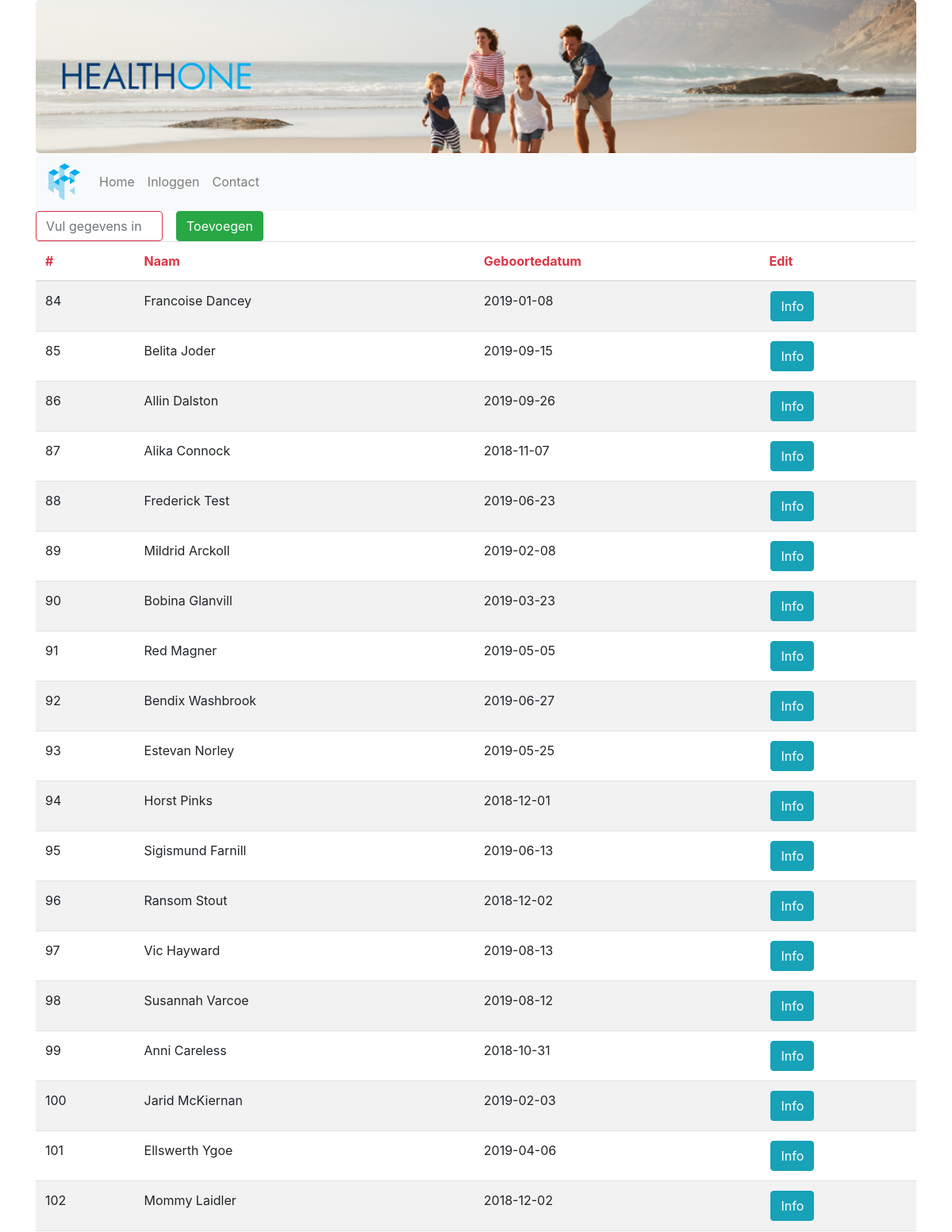
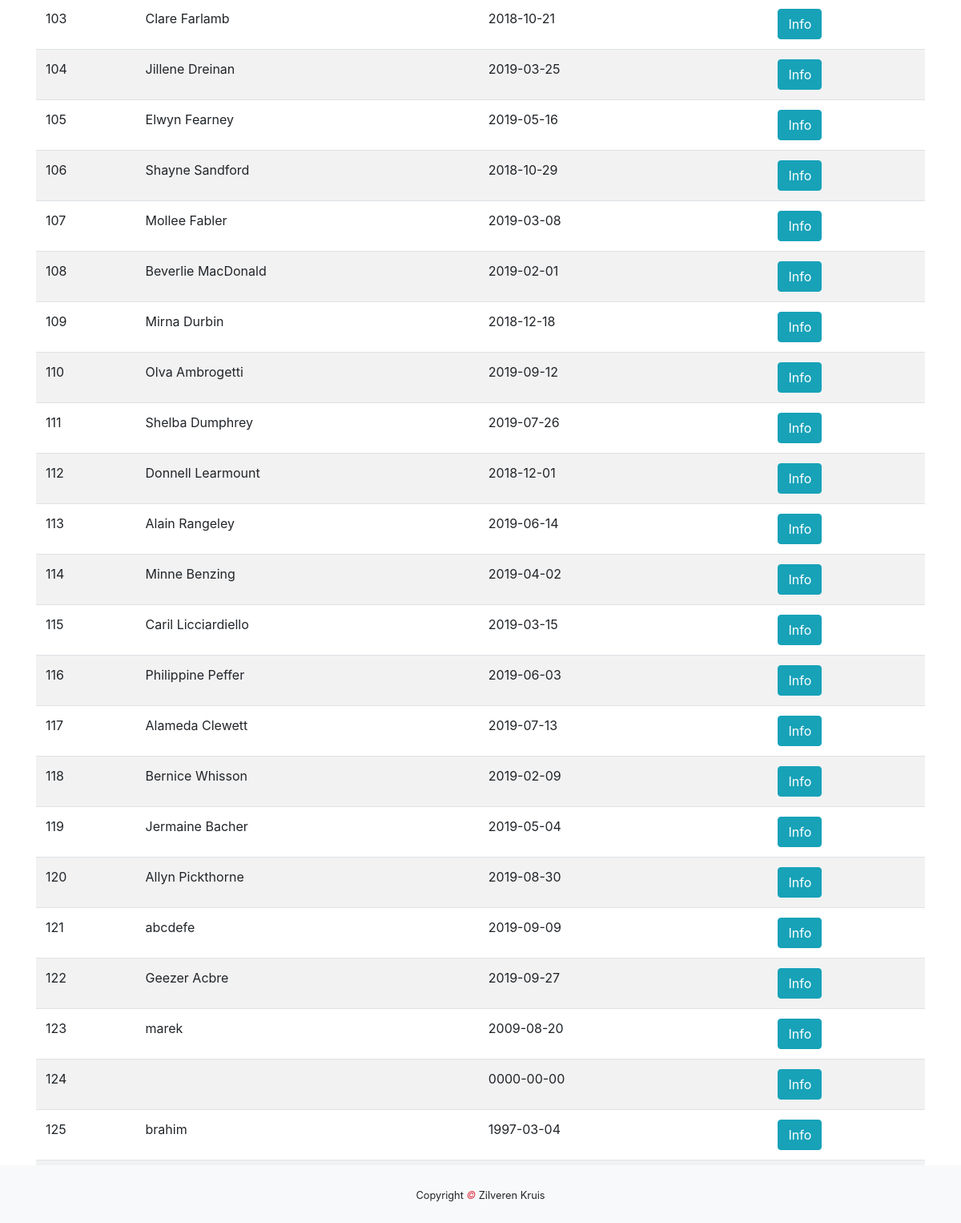
The page /huisarts/patienten.php on the database as committed earlier (2 pictures, top to bottom).
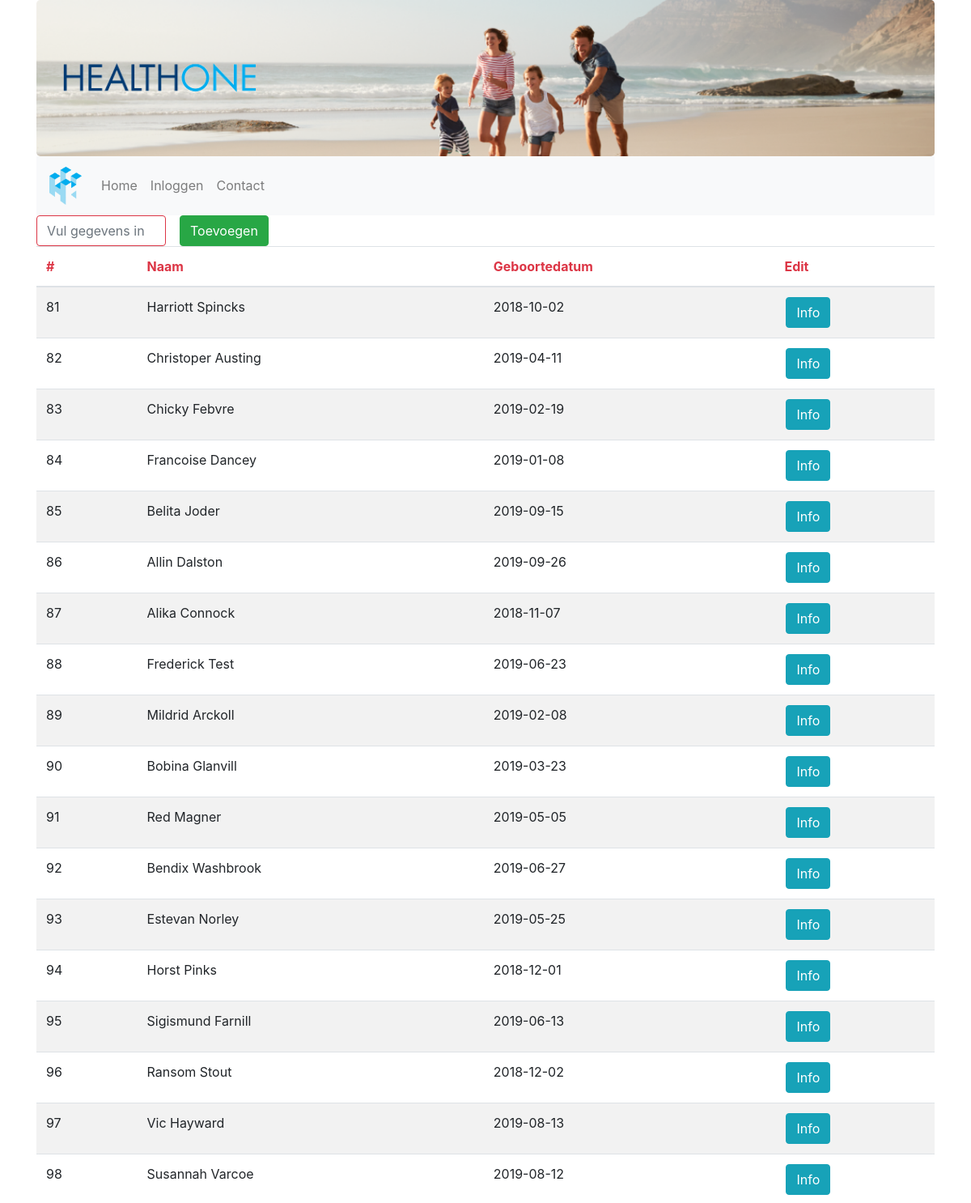
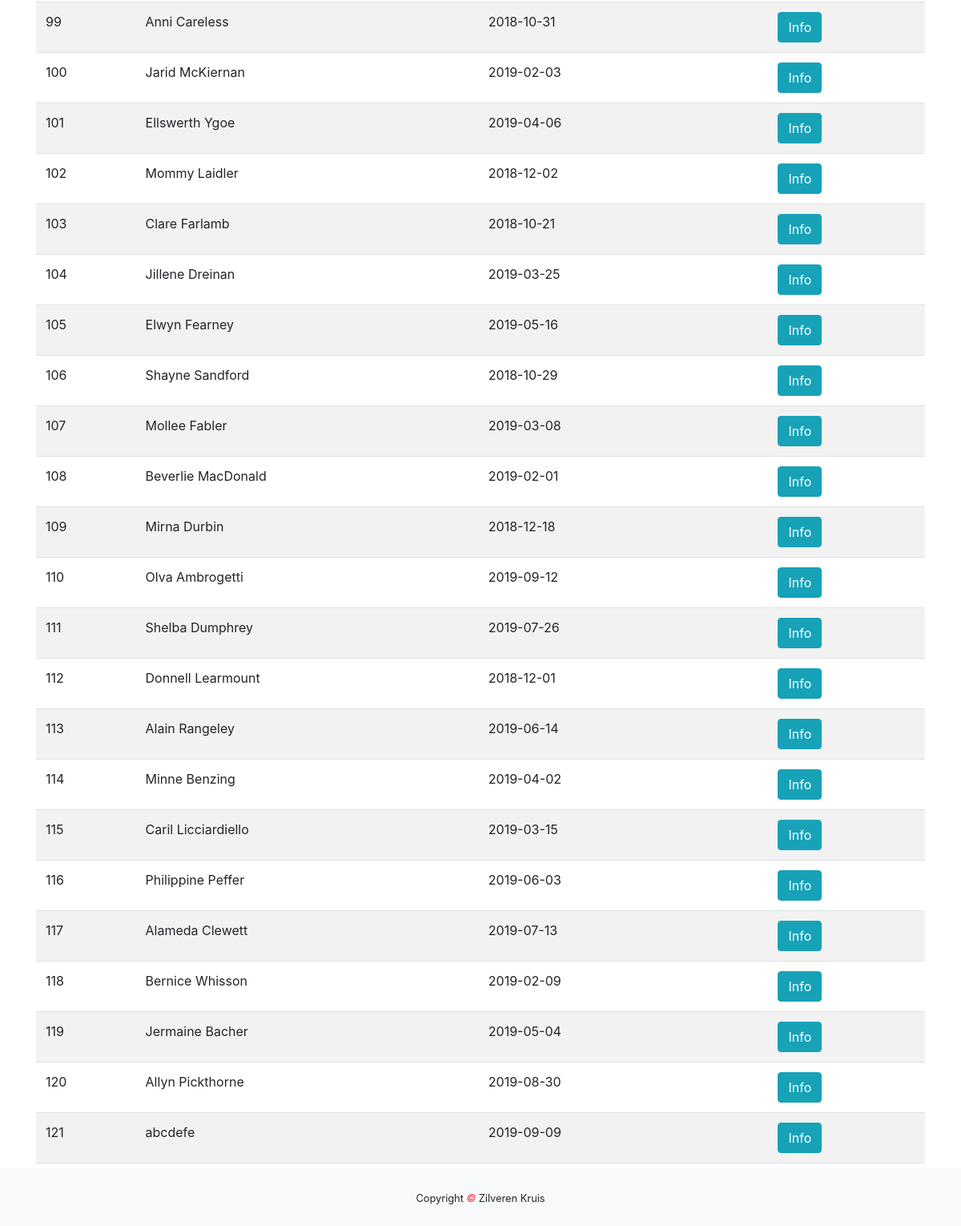
The same page on the database as committed later (2 pictures, top to bottom).
### tables this page shows
CREATE TABLE `patient` (
  `patient_id` int(255) NOT NULL,
  `naam` varchar(255) NOT NULL,
  `email` varchar(255) NOT NULL,
  `telefoon` varchar(255) NOT NULL,
  `geboortedatum` date NOT NULL,
  `adres` varchar(255) NOT NULL,
  `verzekeringnummer` int(255) NOT NULL,
  `arts_id` int(11) NOT NULL
);

### huisarts/patienten.php (the view, shortened to what this page needs)
<!DOCTYPE html>
<html lang="en">
    <head>
        <link rel="stylesheet" href="https://maxcdn.bootstrapcdn.com/bootstrap/4.3.1/css/bootstrap.min.css">
        <link rel="stylesheet" href="../css/index.css">
    </head>
    <body>
        <div class="container">
            <div class="jumbotron text-center">
            <div class="row">
                <div class="col-sm-3">
                    <img class="d-none d-sm-block img-fluid" src="../img/healthtwo_text_transparent.png" alt="Logo">
                </div>
            </div>
        </div>
        <nav class="navbar navbar-expand-sm bg-light navbar-light sticky-top">
            <a class="navbar-brand" href="../index.php">
                <img class="navbrand" src="../img/healthtwo_logo_transparent.png" alt="Logo">
            </a>
            <div class="collapse navbar-collapse" id="collapse_target">
                <ul class="navbar-nav">
                    <li class="nav-item">
                        <a class="nav-link" href="../index.php">Home</a>
                    </li>
                    <li class="nav-item">
                        <a class="nav-link" href="#">Inloggen</a>
                    </li>
                    <li class="nav-item">
                        <a class="nav-link" href="../contact.php">Contact</a>
                    </li>
                </ul>
            </div>
        </nav>
        <div class="row text-center">
            <div class="col-lg-2">
                <input  class="form-control form-control-underlined border-danger" id="myInput" type="text" placeholder="Vul gegevens in">
            </div>
            <a href="patient_aanmaken_index.php">
            <button class="btn btn-success" type="button">Toevoegen</button>
            </a>
        </div>
        <div class="table-responsive">
            <table class="table table-striped">
                <thead>
                <tr>
                    <th scope="col" class="text-danger">#</th>
                    <th scope="col" class="text-danger">Naam</th>
                    <th scope="col" class="text-danger">Geboortedatum</th>
                    <th scope="col" class="text-danger">Edit</th>
                </tr>
                </thead>
                <tbody id="myTable">
                <?php
                try {
                    $db = new PDO("mysql:host=localhost;dbname=healthone","root","");
                    $query = $db->prepare("SELECT * FROM patient");
                    $query->execute();
                    $result = $query->fetchAll(PDO::FETCH_ASSOC);
                    foreach ($result as &$data){
                        echo "<tr>";
                        echo "<td>".$data['patient_id']."</td>";
                        echo "<td>".$data["naam"] ."</td>";
                        echo "<td>" . $data['geboortedatum'] . "</td>";
                        echo "<td><a href='patient_info.php?id=".$data['patient_id']."'>"."<button type=\"button\" class=\"btn btn-info\">Info</button></a></td>";
                        echo "</tr>";
                    }
                }
                catch(PDOException $e){
                    die("OEPS iets is fout!".$e->getMessage());
                }
                ?>
                </tbody>
            </table>
        </div>
        </div>
        <footer class="py-4 bg-light text-dark-50 text-center fixed-bottom">
            <small>Copyright <em class="text-danger"> &copy; </em>Zilveren Kruis</small>
        </footer>
    </body>
</html>

Rows that differ between the two databases and show on the page:
no longer on this page (row unchanged): patient: patient "122", naam "Geezer Acbre", geboortedatum "2019-09-27"
removed patient: patient "123", naam "marek", geboortedatum "2009-08-20"
removed patient: patient "124", geboortedatum "0000-00-00"
removed patient: patient "125", naam "brahim", geboortedatum "1997-03-04"
added patient: patient "81", naam "Harriott Spincks", geboortedatum "2018-10-02"
added patient: patient "82", naam "Christoper Austing", geboortedatum "2019-04-11"
added patient: patient "83", naam "Chicky Febvre", geboortedatum "2019-02-19"
